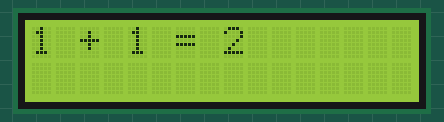
A program run on a simulated ESP32 board running MicroPython. Parts: 16×2 character LCD. Library files of the repository ran but are not shown: esp32_i2c_1602lcd.py.

Above: at 0.1 s.
At 5.1 s:
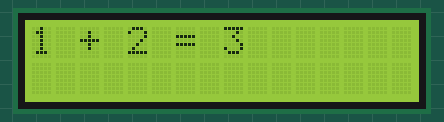
At 10.2 s:
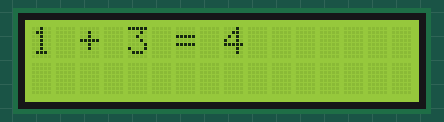
At 15.2 s:
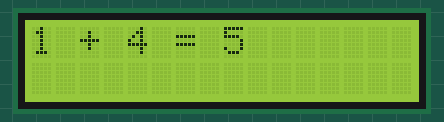
At 25.2 s:
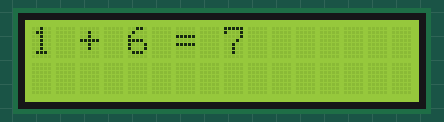
At 35.3 s:
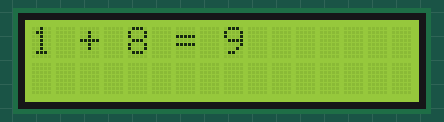

Measured:
- what the display in image 0 shows lasts 5.0 s, from 0.1 s to 5.1 s

The program:

i2c_display.py
```python
import time
from machine import SoftI2C, Pin
from esp32_i2c_1602lcd import I2cLcd


def debug(lcd):
    for i in range(21):
        lcd.clear()
        lcd.putstr(f"loading...{i}\ncdy")
        time.sleep(1)


def add_alg(lcd):
    for i in range(1, 10):
        for j in range(1, 10):
            lcd.clear()
            lcd.putstr(f"{i} + {j} = {i + j}")
            time.sleep(5)


def main():
    DEFAULT_I2C_ADDR = 0x27
    i2c = SoftI2C(sda=Pin(15), scl=Pin(2), freq=100000)
    lcd = I2cLcd(i2c, DEFAULT_I2C_ADDR, 2, 16)
    # debug(lcd)
    add_alg(lcd)


if __name__ == '__main__':
    main()
```
